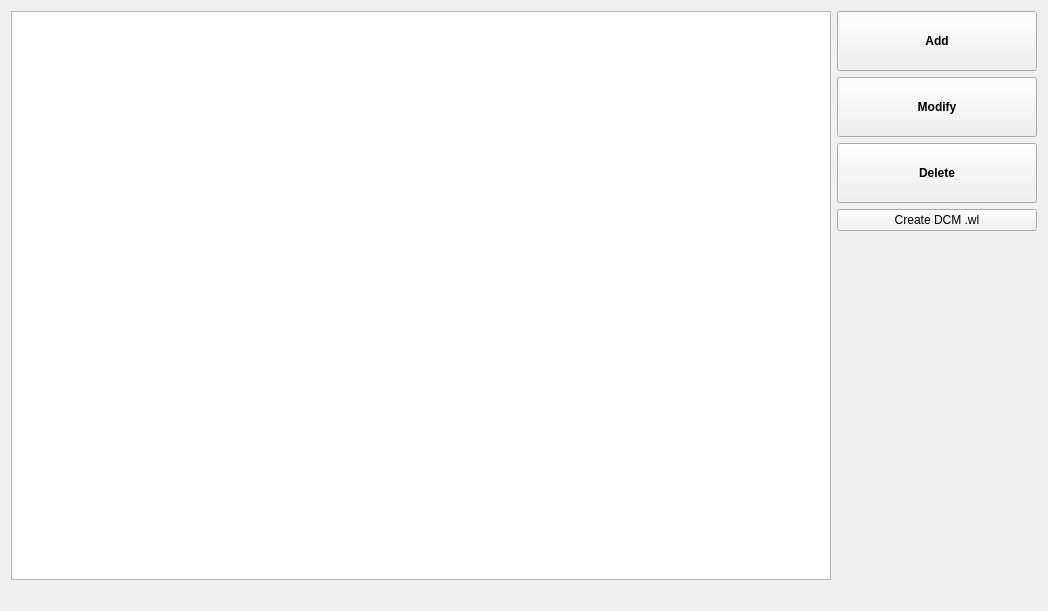
<?xml version="1.0" encoding="UTF-8"?>
<ui version="4.0">
 <class>WorklistSCPView</class>
 <widget class="QWidget" name="WorklistSCPView">
  <property name="geometry">
   <rect>
    <x>0</x>
    <y>0</y>
    <width>1048</width>
    <height>611</height>
   </rect>
  </property>
  <property name="windowTitle">
   <string>WorklistSCPView</string>
  </property>
  <layout class="QGridLayout" name="gridLayout_2">
   <item row="0" column="0">
    <layout class="QGridLayout" name="gridLayout">
     <item row="0" column="0">
      <widget class="QTableView" name="TBL_WorklistSCP"/>
     </item>
    </layout>
   </item>
   <item row="0" column="1">
    <layout class="QVBoxLayout" name="verticalLayout">
     <item>
      <widget class="QPushButton" name="PB_Add">
       <property name="minimumSize">
        <size>
         <width>200</width>
         <height>60</height>
        </size>
       </property>
       <property name="maximumSize">
        <size>
         <width>200</width>
         <height>60</height>
        </size>
       </property>
       <property name="font">
        <font>
         <weight>75</weight>
         <bold>true</bold>
        </font>
       </property>
       <property name="text">
        <string>Add</string>
       </property>
       <property name="icon">
        <iconset resource="DicomWorklist.qrc">
         <normaloff>:/DicomWorklist/Resources/png/Actions-list-add-user-icon.png</normaloff>:/DicomWorklist/Resources/png/Actions-list-add-user-icon.png</iconset>
       </property>
       <property name="iconSize">
        <size>
         <width>48</width>
         <height>48</height>
        </size>
       </property>
      </widget>
     </item>
     <item>
      <widget class="QPushButton" name="PB_Modify">
       <property name="minimumSize">
        <size>
         <width>200</width>
         <height>60</height>
        </size>
       </property>
       <property name="maximumSize">
        <size>
         <width>200</width>
         <height>60</height>
        </size>
       </property>
       <property name="font">
        <font>
         <weight>75</weight>
         <bold>true</bold>
        </font>
       </property>
       <property name="text">
        <string>Modify</string>
       </property>
       <property name="icon">
        <iconset resource="DicomWorklist.qrc">
         <normaloff>:/DicomWorklist/Resources/png/accessories-text-editor.png</normaloff>:/DicomWorklist/Resources/png/accessories-text-editor.png</iconset>
       </property>
       <property name="iconSize">
        <size>
         <width>48</width>
         <height>48</height>
        </size>
       </property>
      </widget>
     </item>
     <item>
      <widget class="QPushButton" name="PB_Delete">
       <property name="minimumSize">
        <size>
         <width>200</width>
         <height>60</height>
        </size>
       </property>
       <property name="maximumSize">
        <size>
         <width>200</width>
         <height>60</height>
        </size>
       </property>
       <property name="font">
        <font>
         <weight>75</weight>
         <bold>true</bold>
        </font>
       </property>
       <property name="text">
        <string>Delete</string>
       </property>
       <property name="icon">
        <iconset resource="DicomWorklist.qrc">
         <normaloff>:/DicomWorklist/Resources/png/Actions-list-remove-user-icon.png</normaloff>:/DicomWorklist/Resources/png/Actions-list-remove-user-icon.png</iconset>
       </property>
       <property name="iconSize">
        <size>
         <width>48</width>
         <height>48</height>
        </size>
       </property>
      </widget>
     </item>
     <item>
      <widget class="QPushButton" name="PB_CreateDcmWl">
       <property name="text">
        <string>Create DCM .wl</string>
       </property>
       <property name="icon">
        <iconset resource="DicomWorklist.qrc">
         <normaloff>:/DicomWorklist/Resources/png/image_data_view.png</normaloff>:/DicomWorklist/Resources/png/image_data_view.png</iconset>
       </property>
       <property name="iconSize">
        <size>
         <width>48</width>
         <height>48</height>
        </size>
       </property>
      </widget>
     </item>
     <item>
      <spacer name="verticalSpacer">
       <property name="orientation">
        <enum>Qt::Vertical</enum>
       </property>
       <property name="sizeHint" stdset="0">
        <size>
         <width>20</width>
         <height>40</height>
        </size>
       </property>
      </spacer>
     </item>
    </layout>
   </item>
   <item row="1" column="0" colspan="2">
    <layout class="QHBoxLayout" name="horizontalLayout_2">
     <item>
      <spacer name="horizontalSpacer_2">
       <property name="orientation">
        <enum>Qt::Horizontal</enum>
       </property>
       <property name="sizeHint" stdset="0">
        <size>
         <width>40</width>
         <height>20</height>
        </size>
       </property>
      </spacer>
     </item>
    </layout>
   </item>
  </layout>
 </widget>
 <layoutdefault spacing="6" margin="11"/>
 <resources>
  <include location="DicomWorklist.qrc"/>
 </resources>
 <connections/>
</ui>
